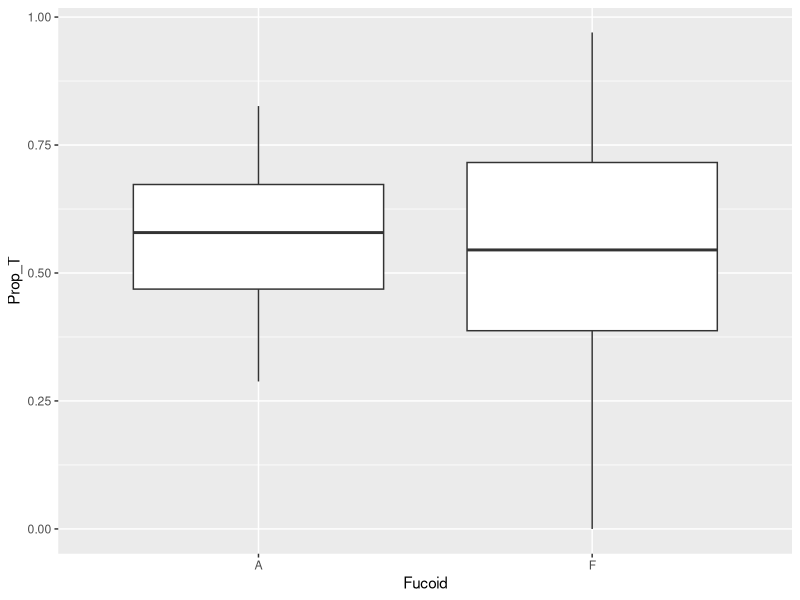
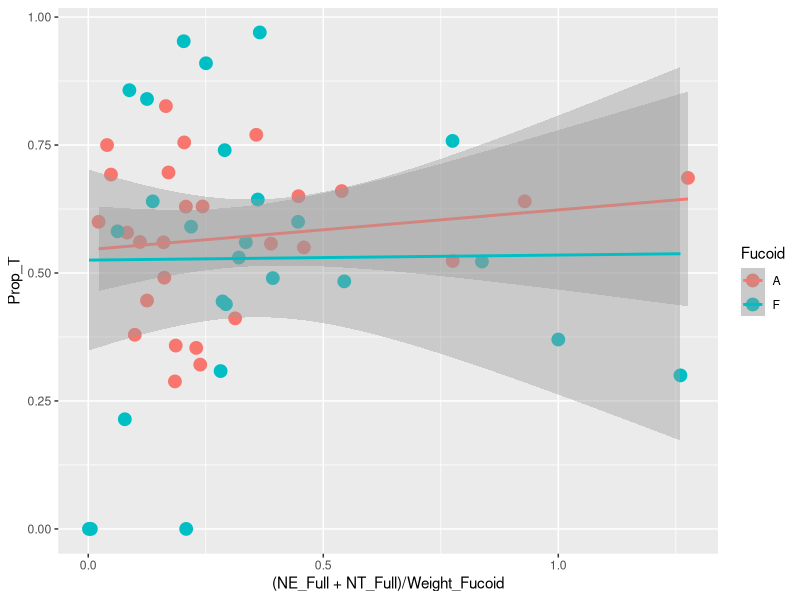

Write R code to recreate these figures, in order.
library(readxl)
library(ggplot2)
library(dplyr)


myt <- read_excel("Data/Fet.xlsx")

myt <-
myt %>%
  mutate(Prop_T = NT_Full/(NT_Full + NE_Full))



ggplot(myt, aes(x = Fucoid, y = Prop_T)) +
  geom_boxplot()



ggplot(myt, aes(x = (NE_Full+NT_Full)/Weight_Fucoid, y = Prop_T, color = Fucoid)) +
  geom_point(size = 4) + 
  geom_smooth(method = "lm")




